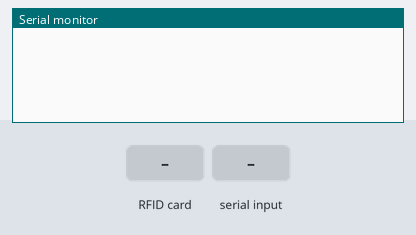
The sketch below on a simulated Arduino Uno, built with avr-gcc and run on an emulated ATmega328P. Parts: the last lines printed to the serial monitor. The inputs (shaded band) are chosen by the test bench.

Above: at 1.2 s.
1.3 s: RFID card 5E 7A 19 C4 held to the reader
At 2.5 s:
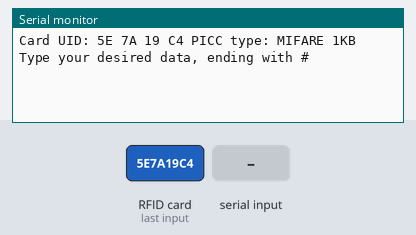
2.8 s: "1#" received over Serial
At 4.2 s:
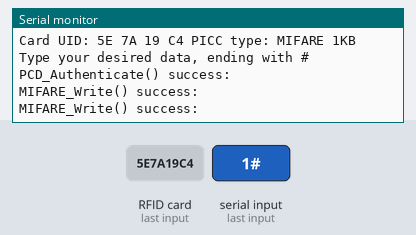

Measured:
- after the input at 1.3 s, the serial monitor: prints a new line at once (image 1)
- after the input at 2.8 s, the serial monitor: prints a new line at once (image 2)

The sketch:

sketch_feb10a.ino
```cpp
/*
 *  RFID , write on tags
 *  by Hanie kiani
 *  https://electropeak.com/learn/
 */
#include <SPI.h>
#include <MFRC522.h>

#define RST_PIN 9
#define SS_PIN 10

MFRC522 mfrc522(SS_PIN, RST_PIN);

void setup() {
  Serial.begin(9600);
  SPI.begin();
  mfrc522.PCD_Init();

}
void loop() {


  MFRC522::MIFARE_Key key;
  for (byte i = 0; i < 6; i++) key.keyByte[i] = 0xFF;


  if ( ! mfrc522.PICC_IsNewCardPresent()) {
    return;
  }

  // Select one of the cards
  if ( ! mfrc522.PICC_ReadCardSerial()) {
    return;
  }

  Serial.print(F("Card UID:"));    //Dump UID
  for (byte i = 0; i < mfrc522.uid.size; i++){
    Serial.print(mfrc522.uid.uidByte[i] < 0x10 ? " 0" : " ");
    Serial.print(mfrc522.uid.uidByte[i], HEX);
  }
  Serial.print(F(" PICC type: "));   // Dump PICC type
  MFRC522::PICC_Type piccType = mfrc522.PICC_GetType(mfrc522.uid.sak);
  Serial.println(mfrc522.PICC_GetTypeName(piccType));

  MFRC522::StatusCode status;

  byte buffer[34];
  byte block;
  byte data ;

  Serial.setTimeout(30000L) ;     // wait until 20 seconds for input from serial

  Serial.println(F("Type your desired data, ending with #"));
  data = Serial.readBytesUntil('#', (char *) buffer, 30) ;
  for (byte i = data; i < 30; i++) buffer[i] = ' ';

  block = 1;

  status = mfrc522.PCD_Authenticate(MFRC522::PICC_CMD_MF_AUTH_KEY_A, block, &key, &(mfrc522.uid));
  if (status != MFRC522::STATUS_OK) {
    Serial.print(F("PCD_Authenticate() failed: "));
    Serial.println(mfrc522.GetStatusCodeName(status));
    return;
  }
  else Serial.println(F("PCD_Authenticate() success: "));

  // Write block
  status = mfrc522.MIFARE_Write(block, buffer, 16);
  if (status != MFRC522::STATUS_OK) {
    Serial.print(F("MIFARE_Write() failed: "));
    Serial.println(mfrc522.GetStatusCodeName(status));
    return;
  }
  else Serial.println(F("MIFARE_Write() success: "));

  block = 2;
  //Serial.println(F("Authenticating using key A..."));
  status = mfrc522.PCD_Authenticate(MFRC522::PICC_CMD_MF_AUTH_KEY_A, block, &key, &(mfrc522.uid));
  if (status != MFRC522::STATUS_OK) {
    Serial.print(F("PCD_Authenticate() failed: "));
    Serial.println(mfrc522.GetStatusCodeName(status));
    return;
  }

  // Write block
  status = mfrc522.MIFARE_Write(block, &buffer[16], 16);
  if (status != MFRC522::STATUS_OK) {
    Serial.print(F("MIFARE_Write() failed: "));
    Serial.println(mfrc522.GetStatusCodeName(status));
    return;
  }
  else{
    Serial.println(F("MIFARE_Write() success: "));
  }


  mfrc522.PICC_HaltA();
  mfrc522.PCD_StopCrypto1();


}
```
